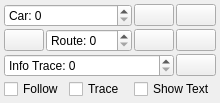
             <widget class="QWidget" name="widget_5" native="true">
              <layout class="QVBoxLayout" name="verticalLayout_5">
               <property name="spacing">
                <number>2</number>
               </property>
               <property name="leftMargin">
                <number>4</number>
               </property>
               <property name="topMargin">
                <number>4</number>
               </property>
               <property name="rightMargin">
                <number>4</number>
               </property>
               <property name="bottomMargin">
                <number>4</number>
               </property>
               <item>
                <layout class="QHBoxLayout" name="horizontalLayout_11">
                 <property name="spacing">
                  <number>2</number>
                 </property>
                 <item>
                  <widget class="QSpinBox" name="mapCarBox">
                   <property name="prefix">
                    <string>Car: </string>
                   </property>
                   <property name="maximum">
                    <number>255</number>
                   </property>
                  </widget>
                 </item>
                 <item>
                  <widget class="QPushButton" name="removeTraceExtraButton">
                   <property name="sizePolicy">
                    <sizepolicy hsizetype="Fixed" vsizetype="Fixed">
                     <horstretch>0</horstretch>
                     <verstretch>0</verstretch>
                    </sizepolicy>
                   </property>
                   <property name="toolTip">
                    <string>Remove trace</string>
                   </property>
                   <property name="text">
                    <string/>
                   </property>
                   <property name="icon">
                    <iconset resource="resources.qrc">
                     <normaloff>:/models/Icons/Delete2-96.png</normaloff>:/models/Icons/Delete2-96.png</iconset>
                   </property>
                  </widget>
                 </item>
                 <item>
                  <widget class="QPushButton" name="mapZeroButton">
                   <property name="sizePolicy">
                    <sizepolicy hsizetype="Fixed" vsizetype="Fixed">
                     <horstretch>0</horstretch>
                     <verstretch>0</verstretch>
                    </sizepolicy>
                   </property>
                   <property name="toolTip">
                    <string>Center map</string>
                   </property>
                   <property name="text">
                    <string/>
                   </property>
                   <property name="icon">
                    <iconset resource="resources.qrc">
                     <normaloff>:/models/Icons/Center Direction-96.png</normaloff>:/models/Icons/Center Direction-96.png</iconset>
                   </property>
                  </widget>
                 </item>
                </layout>
               </item>
               <item>
                <layout class="QHBoxLayout" name="horizontalLayout_14">
                 <property name="spacing">
                  <number>2</number>
                 </property>
                 <item>
                  <widget class="QPushButton" name="routeZeroAllButton">
                   <property name="sizePolicy">
                    <sizepolicy hsizetype="Fixed" vsizetype="Fixed">
                     <horstretch>0</horstretch>
                     <verstretch>0</verstretch>
                    </sizepolicy>
                   </property>
                   <property name="text">
                    <string/>
                   </property>
                   <property name="icon">
                    <iconset resource="resources.qrc">
                     <normaloff>:/models/Icons/Center Direction-96.png</normaloff>:/models/Icons/Center Direction-96.png</iconset>
                   </property>
                  </widget>
                 </item>
                 <item>
                  <widget class="QSpinBox" name="mapRouteBox">
                   <property name="prefix">
                    <string>Route: </string>
                   </property>
                   <property name="maximum">
                    <number>255</number>
                   </property>
                  </widget>
                 </item>
                 <item>
                  <widget class="QPushButton" name="removeRouteExtraButton">
                   <property name="sizePolicy">
                    <sizepolicy hsizetype="Fixed" vsizetype="Fixed">
                     <horstretch>0</horstretch>
                     <verstretch>0</verstretch>
                    </sizepolicy>
                   </property>
                   <property name="toolTip">
                    <string>Remove trace</string>
                   </property>
                   <property name="text">
                    <string/>
                   </property>
                   <property name="icon">
                    <iconset resource="resources.qrc">
                     <normaloff>:/models/Icons/Delete2-96.png</normaloff>:/models/Icons/Delete2-96.png</iconset>
                   </property>
                  </widget>
                 </item>
                 <item>
                  <widget class="QPushButton" name="routeZeroButton">
                   <property name="sizePolicy">
                    <sizepolicy hsizetype="Fixed" vsizetype="Fixed">
                     <horstretch>0</horstretch>
                     <verstretch>0</verstretch>
                    </sizepolicy>
                   </property>
                   <property name="text">
                    <string/>
                   </property>
                   <property name="icon">
                    <iconset resource="resources.qrc">
                     <normaloff>:/models/Icons/Center Direction-96.png</normaloff>:/models/Icons/Center Direction-96.png</iconset>
                   </property>
                  </widget>
                 </item>
                </layout>
               </item>
               <item>
                <layout class="QHBoxLayout" name="horizontalLayout_2">
                 <property name="spacing">
                  <number>2</number>
                 </property>
                 <item>
                  <widget class="QSpinBox" name="mapInfoTraceBox">
                   <property name="prefix">
                    <string>Info Trace: </string>
                   </property>
                  </widget>
                 </item>
                 <item>
                  <widget class="QPushButton" name="removeInfoTraceExtraButton">
                   <property name="sizePolicy">
                    <sizepolicy hsizetype="Fixed" vsizetype="Fixed">
                     <horstretch>0</horstretch>
                     <verstretch>0</verstretch>
                    </sizepolicy>
                   </property>
                   <property name="toolTip">
                    <string>Remove Info Trace</string>
                   </property>
                   <property name="text">
                    <string/>
                   </property>
                   <property name="icon">
                    <iconset resource="resources.qrc">
                     <normaloff>:/models/Icons/Delete2-96.png</normaloff>:/models/Icons/Delete2-96.png</iconset>
                   </property>
                  </widget>
                 </item>
                </layout>
               </item>
               <item>
                <layout class="QHBoxLayout" name="horizontalLayout_12">
                 <item>
                  <widget class="QCheckBox" name="mapFollowBox">
                   <property name="toolTip">
                    <string>Follow Selected Car</string>
                   </property>
                   <property name="text">
                    <string>Follow</string>
                   </property>
                  </widget>
                 </item>
                 <item>
                  <widget class="QCheckBox" name="mapTraceBox">
                   <property name="toolTip">
                    <string>Trace Selected Car</string>
                   </property>
                   <property name="text">
                    <string>Trace</string>
                   </property>
                  </widget>
                 </item>
                 <item>
                  <widget class="QCheckBox" name="mapShowTextBox">
                   <property name="text">
                    <string>Show Text</string>
                   </property>
                  </widget>
                 </item>
                </layout>
               </item>
              </layout>
             </widget>
